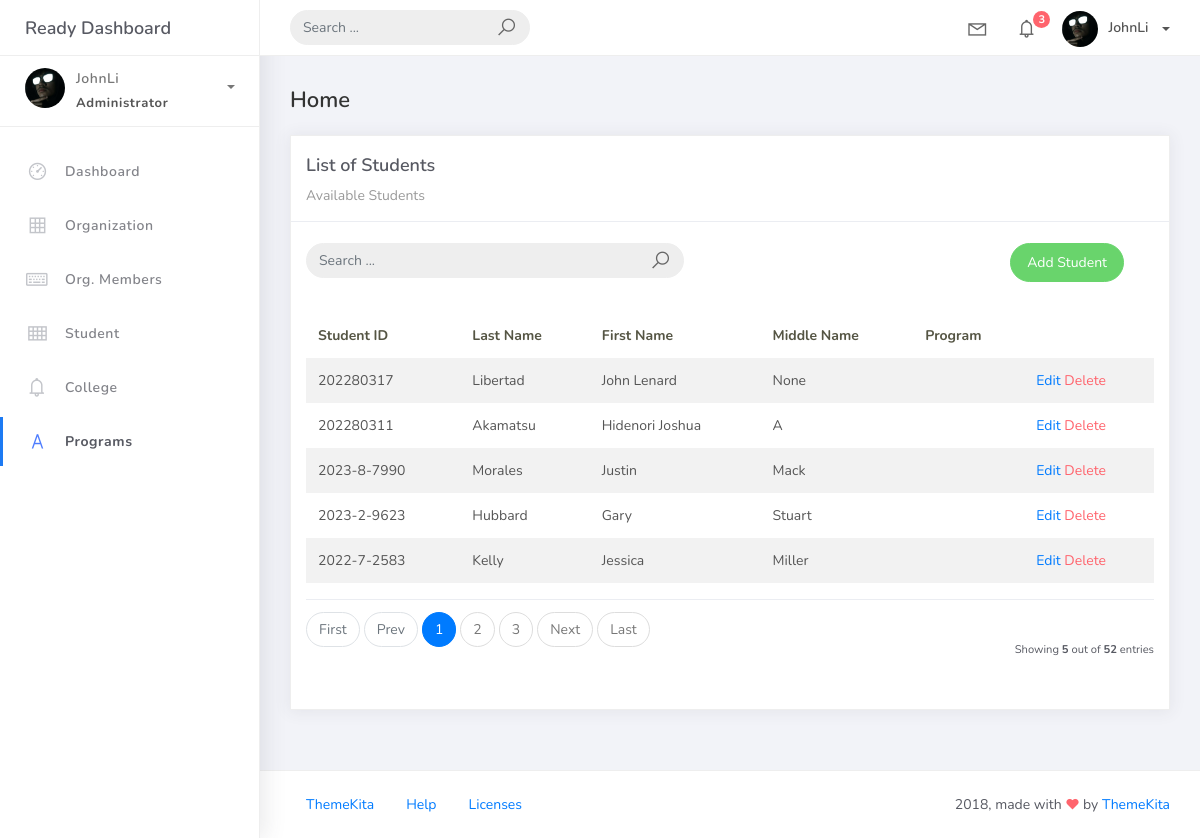
Page /students_list on the committed database.
### studentorg/models.py (models this page shows, shortened)
class BaseModel (models.Model):
    created_at = models.DateTimeField(auto_now_add=True, db_index=True)
    updated_at = models.DateTimeField(auto_now=True)
    class Meta:
        abstract = True

class Student(BaseModel):
    student_id = models.CharField(max_length=15)
    last_name = models.CharField(max_length=25, default= "Unknown")
    first_name = models.CharField(max_length=25)
    middle_name = models.CharField(max_length=25, blank=True, null=True)
    program = models.ForeignKey(Program, on_delete=models.CASCADE)

### studentorg/views.py (the view)
# urls.py: path('students_list', StudentsList.as_view(), name='students-list'),
class StudentsList(ListView):
    model = Student
    context_object_name = 'students'
    template_name = "students_list.html"
    paginate_by = 5

### studentorg/models.py (called while the page is built)
    def __str__(self):
        return self.prog_name

### templates/students_list.html
{% extends 'base.html' %} {% load static %} {% block content %}
<div class="content">
    <div class="container-fluid">
        <h4 class="page-title">Home</h4>
        <div class="row">
            <div class="col-md-12">
                <div class="card">
                    <div class="card-header">
                        <div class="card-title">List of Students</div>
                        <div class="card-category">Available Students</div>
                    </div>
                    <br />
                    <div class="col-md-12 row">
                        <div class="col-md-6">
                            <form class="navbar-left navbar-form nav-search mr-md-3" action="">
                                <div class="input-group">
                                    <input type="text" placeholder="Search ..." class="form-control" />
                                    <div class="input-group-append">
                                        <span class="input-group-text">
                                            <i class="la la-search search-icon"></i>
                                        </span>
                                    </div>
                                </div>
                            </form>
                        </div>
                        <div class="col-md-6">
                            <div class="pull-right">
                                <a href="{% url 'students-add' %}" class="btn btn-success btn-rounded">Add Student</a>
                            </div>
                        </div>
                    </div>
                    <div class="card-body">
                        <table class="table table-striped mt-3">
                            <thead>
                                <tr>
                                    <th scope="col">Student ID</th>
                                    <th scope="col">Last Name</th>
                                    <th scope="col">First Name</th>
                                    <th scope="col">Middle Name</th>
                                    <th scope="col">Program</th>
                                </tr>
                            </thead>
                            <tbody>
                                {% for object in object_list %}
                                <tr>
                                    <td>{{ object.student_id }}</td>
                                    <td>{{ object.last_name }}</td>
                                    <td>{{ object.first_name }}</td>
                                    <td>{{ object.middle_name }}</td>
                                    <td>{{ object.program }}</td>
                                    <td>
                                        <a href="students_list/{{ object.id }}">Edit</a>
                                        <a href="students_list/{{ object.id }}/delete" class="text-danger">Delete</a>
                                    </td>
                                </tr>
                                {% empty %}
                                <tr>
                                    <td colspan="4" style="text-align: center;">
                                        <p class="text-sm font-weight-bold mb-0">No Records Found</p>
                                    </td>
                                </tr>
                                {% endfor %}
                            </tbody>
                        </table>
                        {% include 'includes/pagination.html' %}
                    </div>
                </div>
            </div>
        </div>
    </div>
</div>
{% endblock %}

### rows in the picture
Student: student_id "202280317", last_name "Libertad", first_name "John Lenard", middle_name "None"
Student: student_id "202280311", last_name "Akamatsu", first_name "Hidenori Joshua", middle_name "A"
Student: student_id "2023-8-7990", last_name "Morales", first_name "Justin", middle_name "Mack"
Student: student_id "2023-2-9623", last_name "Hubbard", first_name "Gary", middle_name "Stuart"
Student: student_id "2022-7-2583", last_name "Kelly", first_name "Jessica", middle_name "Miller"

### other values in the picture
{{ page_num }} "1"
{{ page_num }} "2" "3"
{{ object_list.count }} "5"
{{ paginator.count }} "52"
